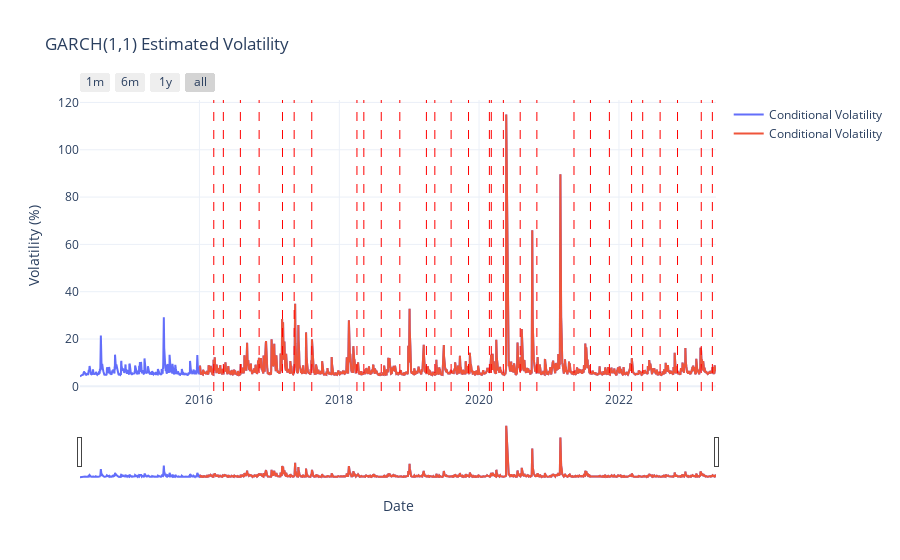

The code cell stored with this chart in its notebook:
### Code cell
# Create DataFrame for plotting
vol_df = pd.DataFrame({
    'Date': xtnt_stock['Date'].iloc[-len(garch_result.conditional_volatility):].values,
    'Volatility': garch_result.conditional_volatility
})

# Slice data by date (e.g., post-2016 only)
vol_slice = vol_df[vol_df['Date'] >= pd.to_datetime('2016-01-01')]

# Plotly figure
fig = go.Figure()
fig.add_trace(go.Scatter(
    x=vol_df['Date'],
    y=vol_df['Volatility'],
    mode='lines',
    name='Conditional Volatility'
))

fig.add_trace(go.Scatter(
    x=vol_slice['Date'],
    y=vol_slice['Volatility'],
    mode='lines',
    name='Conditional Volatility'
))

# Add vertical lines for each event
for date in event_dates:
    fig.add_vline(x=date, line_width=1, line_dash='dash', line_color='red')
'''
fig.update_layout(
    title='GARCH(1,1) Estimated Volatility',
    xaxis_title='Date',
    yaxis_title='Volatility (%)',
    template='plotly_white',
    showlegend=True
)'''

fig.update_layout(
    title='GARCH(1,1) Estimated Volatility',
    xaxis_title='Date',
    yaxis_title='Volatility (%)',
    template='plotly_white',
    showlegend=True,

    xaxis=dict(
        rangeslider=dict(
            visible=True
        ),
        rangeselector=dict(
            buttons=list([
                dict(count=1, label="1m", step="month", stepmode="backward"),
                dict(count=6, label="6m", step="month", stepmode="backward"),
                dict(count=1, label="1y", step="year", stepmode="backward"),
                dict(step="all")
            ])
        ),
        type="date"
    )
)
#pio.write_html(fig, '/Users/alina/Desktop/EstimatedVolatility.html', full_html=True)
fig.show()

### Figure 1 — Plotly figure (JSON) as saved in the notebook; plotly's stock layout.template omitted (floating-point values rounded to 4 significant figures; data arrays with more than 128 entries replaced by an {"elided": "..."} marker saying what was removed)
{"data": [{"mode": "lines", "name": "Conditional Volatility", "type": "scatter", "x": {"elided": "2291 str values"}, "y": {"elided": "2291 float values"}}, {"mode": "lines", "name": "Conditional Volatility", "type": "scatter", "x": {"elided": "1860 str values"}, "y": {"elided": "1860 float values"}}], "layout": {"shapes": [{"line": {"color": "red", "dash": "dash", "width": 1}, "type": "line", "x0": "2016-03-16T00:00:00", "x1": "2016-03-16T00:00:00", "xref": "x", "y0": 0, "y1": 1, "yref": "y domain"}, {"line": {"color": "red", "dash": "dash", "width": 1}, "type": "line", "x0": "2016-05-05T00:00:00", "x1": "2016-05-05T00:00:00", "xref": "x", "y0": 0, "y1": 1, "yref": "y domain"}, {"line": {"color": "red", "dash": "dash", "width": 1}, "type": "line", "x0": "2016-08-02T00:00:00", "x1": "2016-08-02T00:00:00", "xref": "x", "y0": 0, "y1": 1, "yref": "y domain"}, {"line": {"color": "red", "dash": "dash", "width": 1}, "type": "line", "x0": "2016-11-08T00:00:00", "x1": "2016-11-08T00:00:00", "xref": "x", "y0": 0, "y1": 1, "yref": "y domain"}, {"line": {"color": "red", "dash": "dash", "width": 1}, "type": "line", "x0": "2017-03-10T00:00:00", "x1": "2017-03-10T00:00:00", "xref": "x", "y0": 0, "y1": 1, "yref": "y domain"}, {"line": {"color": "red", "dash": "dash", "width": 1}, "type": "line", "x0": "2017-05-10T00:00:00", "x1": "2017-05-10T00:00:00", "xref": "x", "y0": 0, "y1": 1, "yref": "y domain"}, {"line": {"color": "red", "dash": "dash", "width": 1}, "type": "line", "x0": "2017-08-10T00:00:00", "x1": "2017-08-10T00:00:00", "xref": "x", "y0": 0, "y1": 1, "yref": "y domain"}, {"line": {"color": "red", "dash": "dash", "width": 1}, "type": "line", "x0": "2018-04-03T00:00:00", "x1": "2018-04-03T00:00:00", "xref": "x", "y0": 0, "y1": 1, "yref": "y domain"}, {"line": {"color": "red", "dash": "dash", "width": 1}, "type": "line", "x0": "2018-05-09T00:00:00", "x1": "2018-05-09T00:00:00", "xref": "x", "y0": 0, "y1": 1, "yref": "y domain"}, {"line": {"color": "red", "dash": "dash", "width": 1}, "type": "line", "x0": "2018-08-08T00:00:00", "x1": "2018-08-08T00:00:00", "xref": "x", "y0": 0, "y1": 1, "yref": "y domain"}, {"line": {"color": "red", "dash": "dash", "width": 1}, "type": "line", "x0": "2018-11-13T00:00:00", "x1": "2018-11-13T00:00:00", "xref": "x", "y0": 0, "y1": 1, "yref": "y domain"}, {"line": {"color": "red", "dash": "dash", "width": 1}, "type": "line", "x0": "2019-04-01T00:00:00", "x1": "2019-04-01T00:00:00", "xref": "x", "y0": 0, "y1": 1, "yref": "y domain"}, {"line": {"color": "red", "dash": "dash", "width": 1}, "type": "line", "x0": "2019-05-15T00:00:00", "x1": "2019-05-15T00:00:00", "xref": "x", "y0": 0, "y1": 1, "yref": "y domain"}, {"line": {"color": "red", "dash": "dash", "width": 1}, "type": "line", "x0": "2019-08-08T00:00:00", "x1": "2019-08-08T00:00:00", "xref": "x", "y0": 0, "y1": 1, "yref": "y domain"}, {"line": {"color": "red", "dash": "dash", "width": 1}, "type": "line", "x0": "2019-11-07T00:00:00", "x1": "2019-11-07T00:00:00", "xref": "x", "y0": 0, "y1": 1, "yref": "y domain"}, {"line": {"color": "red", "dash": "dash", "width": 1}, "type": "line", "x0": "2020-02-24T00:00:00", "x1": "2020-02-24T00:00:00", "xref": "x", "y0": 0, "y1": 1, "yref": "y domain"}, {"line": {"color": "red", "dash": "dash", "width": 1}, "type": "line", "x0": "2020-03-05T00:00:00", "x1": "2020-03-05T00:00:00", "xref": "x", "y0": 0, "y1": 1, "yref": "y domain"}, {"line": {"color": "red", "dash": "dash", "width": 1}, "type": "line", "x0": "2020-05-07T00:00:00", "x1": "2020-05-07T00:00:00", "xref": "x", "y0": 0, "y1": 1, "yref": "y domain"}, {"line": {"color": "red", "dash": "dash", "width": 1}, "type": "line", "x0": "2020-08-03T00:00:00", "x1": "2020-08-03T00:00:00", "xref": "x", "y0": 0, "y1": 1, "yref": "y domain"}, {"line": {"color": "red", "dash": "dash", "width": 1}, "type": "line", "x0": "2020-10-29T00:00:00", "x1": "2020-10-29T00:00:00", "xref": "x", "y0": 0, "y1": 1, "yref": "y domain"}, {"line": {"color": "red", "dash": "dash", "width": 1}, "type": "line", "x0": "2021-05-11T00:00:00", "x1": "2021-05-11T00:00:00", "xref": "x", "y0": 0, "y1": 1, "yref": "y domain"}, {"line": {"color": "red", "dash": "dash", "width": 1}, "type": "line", "x0": "2021-08-05T00:00:00", "x1": "2021-08-05T00:00:00", "xref": "x", "y0": 0, "y1": 1, "yref": "y domain"}, {"line": {"color": "red", "dash": "dash", "width": 1}, "type": "line", "x0": "2021-11-12T00:00:00", "x1": "2021-11-12T00:00:00", "xref": "x", "y0": 0, "y1": 1, "yref": "y domain"}, {"line": {"color": "red", "dash": "dash", "width": 1}, "type": "line", "x0": "2022-03-08T00:00:00", "x1": "2022-03-08T00:00:00", "xref": "x", "y0": 0, "y1": 1, "yref": "y domain"}, {"line": {"color": "red", "dash": "dash", "width": 1}, "type": "line", "x0": "2022-05-05T00:00:00", "x1": "2022-05-05T00:00:00", "xref": "x", "y0": 0, "y1": 1, "yref": "y domain"}, {"line": {"color": "red", "dash": "dash", "width": 1}, "type": "line", "x0": "2022-08-04T00:00:00", "x1": "2022-08-04T00:00:00", "xref": "x", "y0": 0, "y1": 1, "yref": "y domain"}, {"line": {"color": "red", "dash": "dash", "width": 1}, "type": "line", "x0": "2022-11-03T00:00:00", "x1": "2022-11-03T00:00:00", "xref": "x", "y0": 0, "y1": 1, "yref": "y domain"}, {"line": {"color": "red", "dash": "dash", "width": 1}, "type": "line", "x0": "2023-03-07T00:00:00", "x1": "2023-03-07T00:00:00", "xref": "x", "y0": 0, "y1": 1, "yref": "y domain"}, {"line": {"color": "red", "dash": "dash", "width": 1}, "type": "line", "x0": "2023-05-04T00:00:00", "x1": "2023-05-04T00:00:00", "xref": "x", "y0": 0, "y1": 1, "yref": "y domain"}], "showlegend": true, "title": {"text": "GARCH(1,1) Estimated Volatility"}, "xaxis": {"rangeselector": {"buttons": [{"count": 1, "label": "1m", "step": "month", "stepmode": "backward"}, {"count": 6, "label": "6m", "step": "month", "stepmode": "backward"}, {"count": 1, "label": "1y", "step": "year", "stepmode": "backward"}, {"step": "all"}]}, "rangeslider": {"visible": true}, "title": {"text": "Date"}, "type": "date"}, "yaxis": {"title": {"text": "Volatility (%)"}}}}
